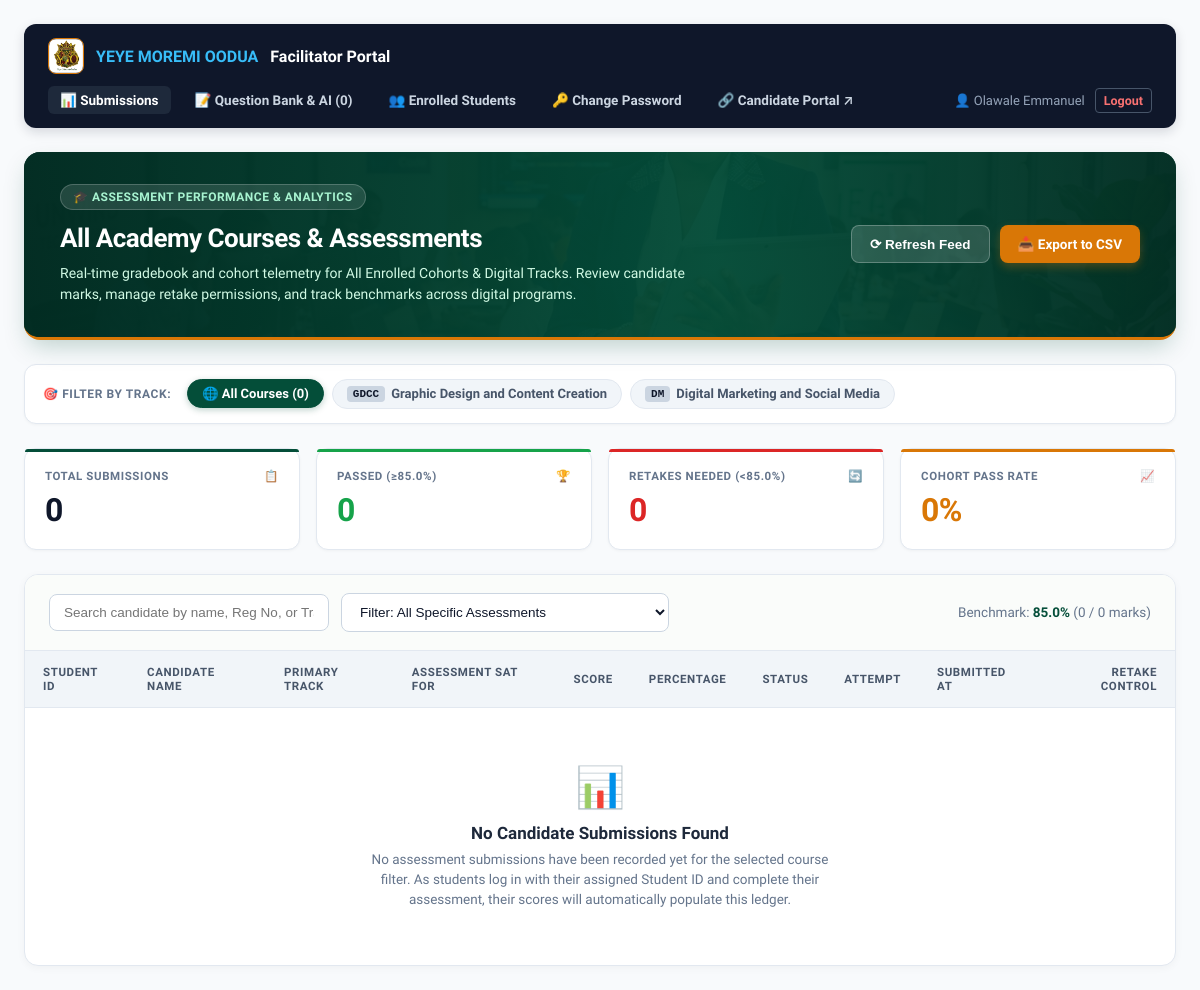
The page /instructor (signed in) on the database its author committed.
### tables this page shows
CREATE TABLE exams (
            id INTEGER PRIMARY KEY AUTOINCREMENT,
            title TEXT NOT NULL,
            cohort TEXT,
            instructions TEXT,
            duration_minutes INTEGER DEFAULT 60,
            passing_cutoff REAL DEFAULT 85.0,
            is_active INTEGER DEFAULT 1,
            created_at TIMESTAMP DEFAULT CURRENT_TIMESTAMP
        , course_code TEXT DEFAULT '', course_id INTEGER DEFAULT NULL, created_by INTEGER DEFAULT NULL);

CREATE TABLE assessment_settings (
            key TEXT PRIMARY KEY,
            value TEXT
        );

### app.py (the view)
@app.route('/instructor')
@facilitator_required
def instructor_dashboard():
    exam_id_arg = request.args.get('exam_id')
    course_code_arg = request.args.get('course_code', '').strip().upper()
    selected_exam_id = None
    if exam_id_arg:
        try:
            selected_exam_id = int(exam_id_arg)
        except (ValueError, TypeError):
            pass
    role = session.get('facilitator_role', 'facilitator')
    facilitator_id = session.get('facilitator_id')
    if role == 'admin':
        all_exams = db.get_all_exams()
        submissions = db.get_all_submissions(exam_id=selected_exam_id, course_code=course_code_arg)
    else:
        all_exams = db.get_facilitator_courses(facilitator_id)
        allowed_exam_ids = [c['id'] for c in all_exams]
        submissions = db.get_all_submissions(exam_id=selected_exam_id, allowed_exam_ids=allowed_exam_ids, course_code=course_code_arg)
    course_tracks = []
    seen_codes = set()
    for e in all_exams:
        code = (e.get('course_code') or '').upper()
        if code and code not in seen_codes:
            seen_codes.add(code)
            course_tracks.append({
                "code": code,
                "title": e.get('title'),
                "id": e.get('id')
            })
    settings = db.get_settings()
    message = request.args.get('msg')
    error = request.args.get('err')
    target_exam = None
    if selected_exam_id:
        target_exam = db.get_exam(selected_exam_id)
    elif course_code_arg:
        target_exam = next((e for e in all_exams if (e.get('course_code') or '').upper() == course_code_arg), None)
    if target_exam:
        total_questions = target_exam.get('question_count', 0)
        exam_settings = dict(settings)
        exam_settings.update(target_exam)
        c_code = target_exam.get('course_code')
        active_display_title = f"{target_exam['title']} ({c_code}) Assessment" if c_code else f"{target_exam['title']} Assessment"
        active_display_cohort = target_exam.get('cohort') or target_exam['title']
    else:
        total_questions = sum(e.get('question_count', 0) for e in all_exams)
        exam_settings = settings
        active_display_title = "All Academy Courses & Assessments"
        active_display_cohort = "All Enrolled Cohorts & Digital Tracks"
    return render_template(
        'instructor.html',
        submissions=submissions,
        settings=exam_settings,
        active_display_title=active_display_title,
        active_display_cohort=active_display_cohort,
        all_exams=all_exams,
        course_tracks=course_tracks,
        selected_exam_id=selected_exam_id,
        selected_course_code=course_code_arg,
        total_questions=total_questions,
        message=message,
        error=error,
        role=role
    )

### app.py (called while the page is built)
def facilitator_required(f):
    @wraps(f)
    def decorated_function(*args, **kwargs):
        if 'facilitator_id' not in session:
            return redirect(url_for('facilitator_login', next=request.url))
        return f(*args, **kwargs)
    return decorated_function

### db.py (called while the page is built)
def get_db():
    conn = sqlite3.connect(DB_PATH)
    conn.row_factory = sqlite3.Row
    return conn

def get_facilitator_courses(facilitator_id):
    conn = get_db()
    cursor = conn.cursor()
    rows = cursor.execute("""
        SELECT e.*
        FROM facilitator_courses fc
        JOIN exams e ON fc.exam_id = e.id
        WHERE fc.facilitator_id = ?
        ORDER BY e.id ASC
    """, (facilitator_id,)).fetchall()
    conn.close()
    return [dict(r) for r in rows]

def get_settings():
    conn = get_db()
    cursor = conn.cursor()
    cursor.execute("SELECT key, value FROM assessment_settings")
    settings = {row["key"]: row["value"] for row in cursor.fetchall()}
    conn.close()
    for k, v in DEFAULT_SETTINGS.items():
        if k not in settings:
            settings[k] = v
    return settings

### templates/instructor.html (shortened to what this page needs)
<!DOCTYPE html>
<html lang="en">
<head>
</head>
<body>
<div class="container">
  <header class="nav-bar">
    <div class="nav-brand">
      <img src="/static/img/ymo_logo.jpg" alt="YMO Logo" style="width: 36px; height: 36px; border-radius: 8px; border: 1.5px solid #d97706; object-fit: cover;">
      <span>YEYE MOREMI OODUA</span> Facilitator Portal
    </div>
    <nav class="nav-links">
      <a href="/instructor" class="nav-link active">📊 Submissions</a>
      {% if session.get('facilitator_role') != 'admin' %}
      <a href="/facilitator/questions" class="nav-link">📝 Question Bank &amp; AI ({{ total_questions }})</a>
      {% endif %}
      <a href="/facilitator/students" class="nav-link">👥 Enrolled Students</a>
      <button type="button" onclick="openModal('changePasswordModal')" class="nav-link" style="background: none; border: none; cursor: pointer; font-family: inherit;">🔑 Change Password</button>
      <a href="/" target="_blank" class="nav-link">🔗 Candidate Portal ↗</a>
    </nav>
    <div class="user-tag">
      👤 {{ session.get('facilitator_name', 'Facilitator') }}
      <a href="/facilitator/logout" class="btn-logout">Logout</a>
    </div>
  </header>
  <section class="educator-hero">
    <img src="/static/img/facilitator_dashboard_hero.jpg" alt="Facilitator Dashboard Analytics" class="hero-bg-img">
    <div class="hero-overlay"></div>
    <div class="hero-text">
      <div class="hero-badge-pill">
        🎓 Assessment Performance & Analytics
      </div>
      <h1 class="hero-title" id="heroTitle">{{ active_display_title or settings.title }}</h1>
      <p class="hero-sub" id="heroSub">
        Real-time gradebook and cohort telemetry for {{ active_display_cohort or settings.cohort }}. Review candidate marks, manage retake permissions, and track benchmarks across digital programs.
      </p>
    </div>
    <div class="hero-actions">
      <button onclick="window.location.reload()" class="btn-action btn-refresh">⟳ Refresh Feed</button>
      {% set export_qs = 'course_code=' + selected_course_code if selected_course_code else ('exam_id=' + selected_exam_id|string if selected_exam_id else '') %}
      <a href="/instructor/export_csv{% if export_qs %}?{{ export_qs }}{% endif %}" class="btn-action btn-export" id="exportBtn">📥 Export to CSV</a>
    </div>
  </section>
  <div class="course-switcher-bar">
    <span class="switcher-label">🎯 Filter By Track:</span>
    <a href="/instructor"
       class="course-tab-pill {% if not selected_course_code and not selected_exam_id %}active{% endif %}"
       onclick="onTrackPillClick(this, '', 'All Academy Courses & Assessments', 'All Enrolled Cohorts & Digital Tracks')">
      🌐 All Courses ({{ submissions|length }})
    </a>
    {% for trk in course_tracks %}
      <a href="/instructor?course_code={{ trk.code }}"
         class="course-tab-pill {% if selected_course_code == trk.code %}active{% endif %}"
         onclick="onTrackPillClick(this, '{{ trk.code }}', '{{ trk.title }} ({{ trk.code }}) Assessment', '{{ trk.cohort or trk.title }}')">
        <span class="track-code-tag">{{ trk.code }}</span> {{ trk.title }}
      </a>
    {% endfor %}
  </div>
  {% set total_subs = submissions|length %}
  {% set cutoff_pct = settings.passing_cutoff|float %}
  {% set passes = submissions|selectattr('passed', 'equalto', 1)|list|length %}
  {% set pass_rate = (passes / total_subs * 100)|round(1) if total_subs > 0 else 0 %}
  <div class="metrics-grid">
    <div class="metric-card">
      <div class="metric-label">
        <span>Total Submissions</span>
        <span>📋</span>
      </div>
      <div class="metric-value">{{ total_subs }}</div>
    </div>
    <div class="metric-card green">
      <div class="metric-label">
        <span>Passed (≥{{ settings.passing_cutoff }}%)</span>
        <span>🏆</span>
      </div>
      <div class="metric-value" style="color: var(--success);">{{ passes }}</div>
    </div>
    <div class="metric-card red">
      <div class="metric-label">
        <span>Retakes Needed (&lt;{{ settings.passing_cutoff }}%)</span>
        <span>🔄</span>
      </div>
      <div class="metric-value" style="color: var(--danger);">{{ total_subs - passes }}</div>
    </div>
    <div class="metric-card gold">
      <div class="metric-label">
        <span>Cohort Pass Rate</span>
        <span>📈</span>
      </div>
      <div class="metric-value" style="color: var(--gold);">{{ pass_rate }}%</div>
    </div>
  </div>
  <div class="table-panel">
    <div class="table-toolbar">
      <div style="display: flex; gap: 12px; align-items: center; flex-wrap: wrap;">
        <input type="text" id="searchInput" class="search-input" placeholder="Search candidate by name, Reg No, or Track..." onkeyup="filterTable()">
        <select id="examSelectDropdown" onchange="onExamSelectChange(this)" class="search-input" style="min-width: 240px; cursor: pointer;">
          <option value="">Filter: All Specific Assessments</option>
        </select>
      </div>
      {% set req_marks = ((total_questions * cutoff_pct / 100) | round(0, 'ceil')) | int %}
      <span style="font-size: 13.5px; color: var(--text-muted);">
        Benchmark: <strong style="color: var(--primary);">{{ settings.passing_cutoff }}%</strong> ({{ req_marks }} / {{ total_questions }} marks)
      </span>
    </div>
    <div class="table-responsive">
    <table id="resultsTable">
      <thead>
        <tr>
          <th>Student ID</th>
          <th>Candidate Name</th>
          <th>Primary Track</th>
          <th>Assessment Sat For</th>
          <th>Score</th>
          <th>Percentage</th>
          <th>Status</th>
          <th>Attempt</th>
          <th>Submitted At</th>
          <th style="text-align: right;">Retake Control</th>
        </tr>
      </thead>
      <tbody>
        {% for sub in submissions %}
        <tr {% if sub.is_archived == 1 %}style="opacity: 0.65; background: #f8fafc;"{% endif %}>
          <td data-label="Student ID">
            <span style="font-family: monospace; font-weight: 700; color: #044e39; background: #ecfdf5; padding: 3px 8px; border-radius: 6px; border: 1px solid #a7f3d0; font-size: 12.5px;">
              {{ sub.reg_number or '—' }}
            </span>
          </td>
          <td data-label="Candidate Name" class="candidate-name">{{ sub.first_name }} {{ sub.last_name }}</td>
          <td data-label="Primary Track">
            {% set p_track = sub.student_primary_track or '' %}
            {% if not p_track and sub.reg_number %}
              {% set m = sub.reg_number.split('-') %}
              {% if m|length >= 2 %}
                {% set p_track = m[1] %}
              {% endif %}
            {% endif %}
            <span style="font-weight: 800; font-size: 11.5px; padding: 3px 8px; border-radius: 4px; background: #fef3c7; color: #92400e; border: 1px solid #fde68a;">
              {{ p_track or '—' }}
            </span>
          </td>
          <td data-label="Assessment Sat For">
            <div style="font-size: 13.5px; font-weight: 700; color: #1e293b;">
              {{ sub.exam_title or 'Standard Assessment' }}
            </div>
            {% if sub.exam_course_code %}
              <span style="font-size: 11px; color: #64748b; font-weight: 600;">Track: {{ sub.exam_course_code }}</span>
            {% endif %}
          </td>
          <td data-label="Score"><span class="score-accent">{{ sub.score }}</span> <span style="color: #94a3b8;">/ {{ sub.total }}</span></td>
          <td data-label="Percentage"><strong>{{ sub.percentage }}%</strong></td>
          <td data-label="Status">
            {% if sub.passed == 1 %}
              <span class="badge badge-pass">● PASSED</span>
            {% else %}
              <span class="badge badge-fail">● RETAKE</span>
            {% endif %}
          </td>
          <td data-label="Attempt">
            {% if sub.is_archived == 1 %}
              <span style="font-size: 11.5px; color: #64748b; font-style: italic; background: #e2e8f0; padding: 2px 6px; border-radius: 4px;">
                🔄 Reset (Archived)
              </span>
            {% else %}
              <span style="font-size: 12.5px; font-weight: 700; color: #334155;">
                Attempt #{{ sub.attempt_number or 1 }}
              </span>
            {% endif %}
          </td>
          <td data-label="Submitted At" style="color: var(--text-muted); font-size: 12.5px;">{{ sub.submitted_at }}</td>
          <td data-label="Retake Control" style="text-align: right;">
            <form method="POST" action="/facilitator/submissions/reset_retake" onsubmit="return confirm('Reset retake count for candidate {{ sub.first_name }} {{ sub.last_name }} on this assessment? This will archive previous attempts and grant 2 fresh attempts.');" style="display: inline;">
              <input type="hidden" name="exam_id" value="{{ sub.exam_id }}">
              <input type="hidden" name="reg_number" value="{{ sub.reg_number or '' }}">
              <input type="hidden" name="first_name" value="{{ sub.first_name }}">
              <input type="hidden" name="last_name" value="{{ sub.last_name }}">
              <input type="hidden" name="next" value="{{ request.full_path }}">
              <button type="submit" class="btn-retake-reset" title="Reset retake attempts for this candidate">
                🔄 Reset Retake
              </button>
            </form>
          </td>
        </tr>
        {% else %}
        <tr>
          <td colspan="10" style="text-align: center; color: var(--text-muted); padding: 56px 20px;">
            <div style="font-size: 40px; margin-bottom: 12px;">📊</div>
            <div style="font-size: 17px; font-weight: 700; color: #1e293b; margin-bottom: 6px;">
              No Candidate Submissions Found
            </div>
            <div style="font-size: 13.5px; color: var(--text-muted); max-width: 480px; margin: 0 auto; line-height: 1.5;">
              No assessment submissions have been recorded yet for the selected course filter. As students log in with their assigned Student ID and complete their assessment, their scores will automatically populate this ledger.
            </div>
          </td>
        </tr>
        {% endfor %}
      </tbody>
    </table>
    </div>
  </div>
</div>
</body>
</html>

### rows shown on the page
exams: code "GDCC", title "Graphic Design and Content Creation"
exams: code "DM", title "Digital Marketing and Social Media"
assessment_settings: passing_cutoff "85.0"

### other values the page prints
{{ total_questions }} "0"
{{ session.get('facilitator_name', 'Facilitator') }} "Olawale Emmanuel"
{{ active_display_title or settings.title }} "All Academy Courses & Assessments"
{{ active_display_cohort or settings.cohort }} "All Enrolled Cohorts & Digital Tracks"
{{ submissions|length }} "0"
{{ total_subs }} "0"
{{ passes }} "0"
{{ total_subs - passes }} "0"
{{ pass_rate }} "0"
{{ req_marks }} "0"
